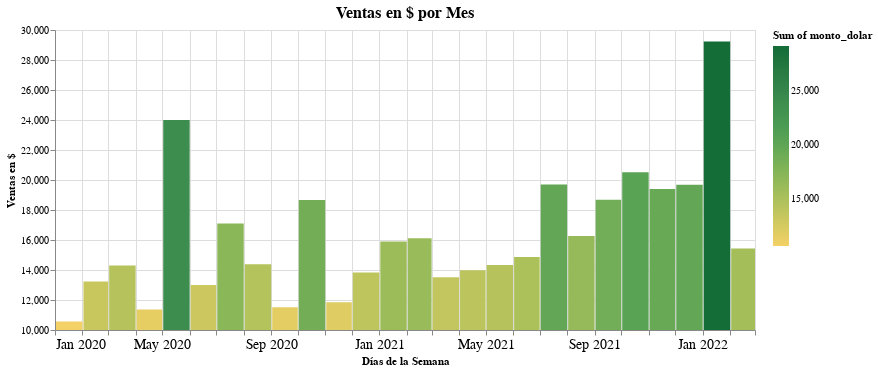

Notebook code for this chart:
### Code cell
barras = alt.Chart(df_ventas_dol).mark_bar().encode(
                x=alt.X('yearmonth(fecha):T', title='Días de la Semana', axis = alt.Axis(labelAngle=0, labelFontSize=14)),
                y=alt.Y('sum(monto_dolar):Q', title = 'Ventas en $', scale=alt.Scale(zero=False), 
                  axis = alt.Axis(grid=True, titleAnchor='middle', titleAngle = 270, labelFontSize=10)),
                color=alt.Color(
                    'sum(monto_dolar):Q', scale=alt.Scale(scheme='goldgreen')),
                tooltip=[
                    alt.Tooltip('yearmonth(fecha):T', title='Día'),
                    alt.Tooltip('sum(monto_dolar):Q', title='Ventas en $')],
                ).properties(title='Ventas en $ por Mes',
                             width=700, 
                             height=300
                ).configure_title(
                    fontSize = 16,
                    anchor = 'middle',
                ).interactive()
barras

### Figure 1 — Vega-Lite specification as saved in the notebook (floating-point values rounded to 4 significant figures; data arrays with more than 128 entries replaced by an {"elided": "..."} marker saying what was removed)
{"config": {"view": {"continuousWidth": 400, "continuousHeight": 300}, "title": {"anchor": "middle", "fontSize": 16}}, "data": {"name": "data-38c414cdc04964964563ab378f13eaea"}, "mark": "bar", "encoding": {"color": {"aggregate": "sum", "field": "monto_dolar", "scale": {"scheme": "goldgreen"}, "type": "quantitative"}, "tooltip": [{"field": "fecha", "timeUnit": "yearmonth", "title": "Día", "type": "temporal"}, {"aggregate": "sum", "field": "monto_dolar", "title": "Ventas en $", "type": "quantitative"}], "x": {"axis": {"labelAngle": 0, "labelFontSize": 14}, "field": "fecha", "timeUnit": "yearmonth", "title": "Días de la Semana", "type": "temporal"}, "y": {"aggregate": "sum", "axis": {"grid": true, "labelFontSize": 10, "titleAnchor": "middle", "titleAngle": 270}, "field": "monto_dolar", "scale": {"zero": false}, "title": "Ventas en $", "type": "quantitative"}}, "height": 300, "selection": {"selector001": {"type": "interval", "bind": "scales", "encodings": ["x", "y"]}}, "title": "Ventas en $ por Mes", "width": 700, "$schema": "https://vega.github.io/schema/vega-lite/v4.17.0.json", "datasets": {"data-38c414cdc04964964563ab378f13eaea": {"elided": "602 records"}}}
